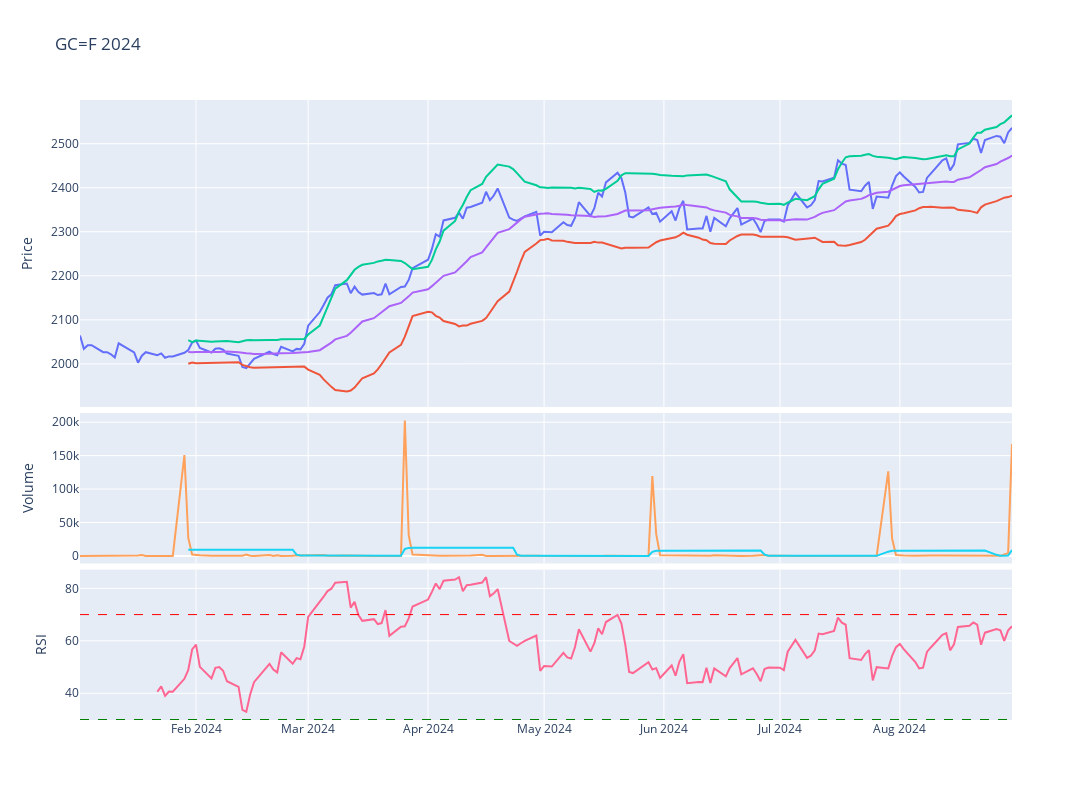

Notebook code for this chart:
### Code cell
# Plot the adjusted close price
fig = make_subplots(rows=4, cols=1,shared_xaxes=True,vertical_spacing=0.01,specs=[[{'rowspan':2,'colspan':1}],[None],[{'rowspan':1,'colspan':1}],[{'rowspan':1,'colspan':1}]])

# Graph (1,1)
fig.add_trace(go.Scatter(x=stock_ticker['Adj Close'].loc[year].index,y=stock_ticker['Adj Close'].loc[year],mode="lines",name=f'{ticker}'),row=1,col=1)
fig.add_trace(go.Scatter(x=stock_ticker['BB_Lower'].loc[year].index,y=stock_ticker['BB_Lower'].loc[year],mode="lines",name='BB_Lower'),row=1,col=1)
fig.add_trace(go.Scatter(x=stock_ticker['BB_Upper'].loc[year].index,y=stock_ticker['BB_Upper'].loc[year],mode="lines",name='BB_Upper'),row=1,col=1)
fig.add_trace(go.Scatter(x=stock_ticker['MMA20'].loc[year].index,y=stock_ticker['MMA20'].loc[year],mode="lines",name='MMA20'),row=1,col=1)
# Update xaxis properties
fig.update_yaxes(title_text="Price", row=1, col=1)

# Graph (3,1)
fig.add_trace(go.Scatter(x=stock_ticker['Volume'].loc[year].index,y=stock_ticker['Volume'].loc[year],mode="lines",name='Volume'),row=3, col=1)
fig.add_trace(go.Scatter(x=stock_ticker['Volume'].loc[year].index,y=stock_ticker['Volume'].loc[year].rolling(20).mean(),mode="lines",name='MMA20'),row=3,col=1)
fig.update_yaxes(title_text="Volume", row=3, col=1)

# Graph (4,1)
fig.add_trace(go.Scatter(x=stock_ticker['RSI'].loc[year].index,y=stock_ticker['RSI'].loc[year],mode="lines",name='RSI'),row=4, col=1)
fig.add_hline(y=30, line_width=1, line_dash="dash", line_color="green",row=4,col=1)
fig.add_hline(y=70, line_width=1, line_dash="dash", line_color="red",row=4,col=1)
fig.update_yaxes(title_text="RSI", row=4, col=1)

fig.update_layout(height=800, width=1300,showlegend=False,title=f"{ticker} {year}")

fig.show()

### Figure 1 — Plotly figure (JSON) as saved in the notebook; plotly's stock layout.template omitted (floating-point values rounded to 4 significant figures; data arrays with more than 128 entries replaced by an {"elided": "..."} marker saying what was removed)
{"data": [{"mode": "lines", "name": "GC=F", "type": "scatter", "x": {"elided": "168 str values"}, "xaxis": "x", "y": {"elided": "168 float values"}, "yaxis": "y"}, {"mode": "lines", "name": "BB_Lower", "type": "scatter", "x": {"elided": "168 str values"}, "xaxis": "x", "y": {"elided": "168 float values"}, "yaxis": "y"}, {"mode": "lines", "name": "BB_Upper", "type": "scatter", "x": {"elided": "168 str values"}, "xaxis": "x", "y": {"elided": "168 float values"}, "yaxis": "y"}, {"mode": "lines", "name": "MMA20", "type": "scatter", "x": {"elided": "168 str values"}, "xaxis": "x", "y": {"elided": "168 float values"}, "yaxis": "y"}, {"mode": "lines", "name": "Volume", "type": "scatter", "x": {"elided": "168 str values"}, "xaxis": "x2", "y": {"elided": "168 int values"}, "yaxis": "y2"}, {"mode": "lines", "name": "MMA20", "type": "scatter", "x": {"elided": "168 str values"}, "xaxis": "x2", "y": {"elided": "168 float values"}, "yaxis": "y2"}, {"mode": "lines", "name": "RSI", "type": "scatter", "x": {"elided": "168 str values"}, "xaxis": "x3", "y": {"elided": "168 float values"}, "yaxis": "y3"}], "layout": {"height": 800, "shapes": [{"line": {"color": "green", "dash": "dash", "width": 1}, "type": "line", "x0": 0, "x1": 1, "xref": "x3 domain", "y0": 30, "y1": 30, "yref": "y3"}, {"line": {"color": "red", "dash": "dash", "width": 1}, "type": "line", "x0": 0, "x1": 1, "xref": "x3 domain", "y0": 70, "y1": 70, "yref": "y3"}], "showlegend": false, "title": {"text": "GC=F 2024"}, "width": 1300, "xaxis": {"anchor": "y", "domain": [0, 1], "matches": "x3", "showticklabels": false}, "xaxis2": {"anchor": "y2", "domain": [0, 1], "matches": "x3", "showticklabels": false}, "xaxis3": {"anchor": "y3", "domain": [0, 1]}, "yaxis": {"anchor": "x", "domain": [0.505, 1], "title": {"text": "Price"}}, "yaxis2": {"anchor": "x2", "domain": [0.2525, 0.495], "title": {"text": "Volume"}}, "yaxis3": {"anchor": "x3", "domain": [0, 0.2425], "title": {"text": "RSI"}}}}
